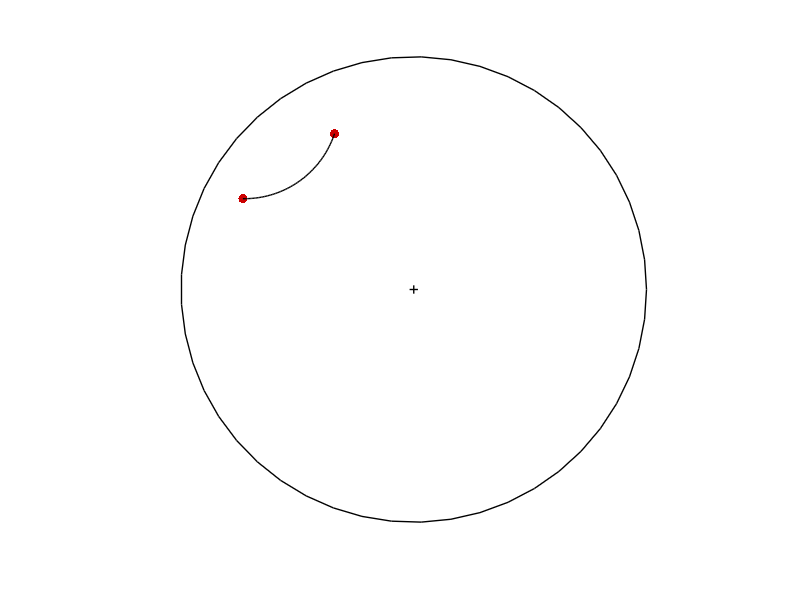
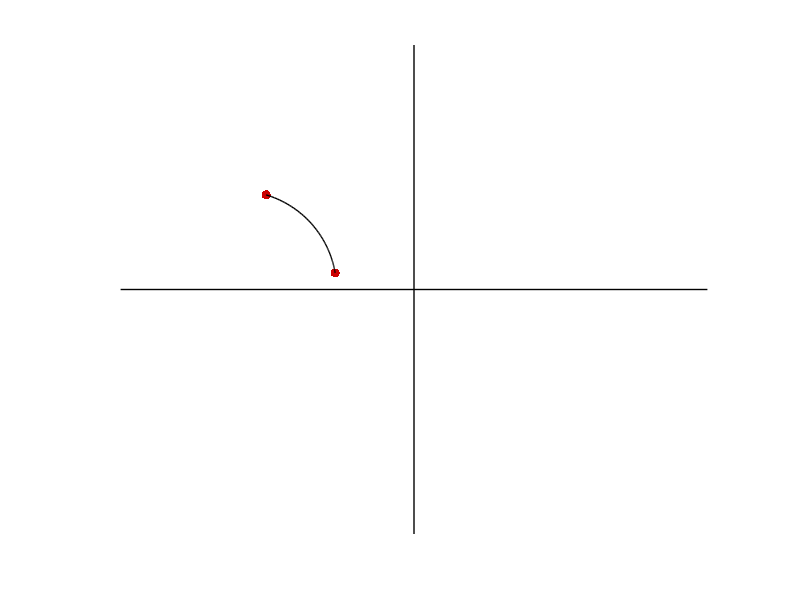

Write MATLAB code to recreate these figures, in order. (Note: this script raises an error after producing the figures.)
function demo_Riemannian_Hd_interp01
% Interpolation on n-hyperboloid manifold
%
% If this code is useful for your research, please cite the related publication:
% @article{Calinon19,
% 	author="Calinon, S. and Jaquier, N.",
% 	title="Gaussians on {R}iemannian Manifolds for Robot Learning and Adaptive Control",
% 	journal="arXiv:1909.05946",
% 	year="2019",
% 	pages="1--10"
% }
% 
% Copyright (c) 2019 Idiap Research Institute, http://idiap.ch/
% Written by Sylvain Calinon, http://calinon.ch/
% 
% This file is part of PbDlib, http://www.idiap.ch/software/pbdlib/
% 
% PbDlib is free software: you can redistribute it and/or modify
% it under the terms of the GNU General Public License version 3 as
% published by the Free Software Foundation.
% 
% PbDlib is distributed in the hope that it will be useful,
% but WITHOUT ANY WARRANTY; without even the implied warranty of
% MERCHANTABILITY or FITNESS FOR A PARTICULAR PURPOSE. See the
% GNU General Public License for more details.
% 
% You should have received a copy of the GNU General Public License
% along with PbDlib. If not, see <http://www.gnu.org/licenses/>.

addpath('./m_fcts/');


%% Parameters
%%%%%%%%%%%%%%%%%%%%%%%%%%%%%%%%%%%%%%%%%%%%%%%%%%%%%%%%%%%%%%%%%%%%%%%%%%%
model.nbVar = 3; %Number of variables (compatible with 2, 3 or 4 for the plots)
model.nbStates = 2; %Number of states (-> interpolation between two points)
nbData = 70; %Number of interpolation steps
% nbIter = 5; %Number of iteration for the Gauss Newton algorithm
nbRepros = 1; %Number of reproductions 

for n=1:nbRepros
% 	r(n).x = [[-2;5;3], [2;2;-2]];
	r(n).x = (rand(model.nbVar,model.nbStates) - 0.5) * 1E1;
	for i=1:model.nbStates
		r(n).x(end,i) = sqrt(r(n).x(1:end-1,i)' * r(n).x(1:end-1,i) + 1);
		%r(n).x(1:end-1,i)' * r(n).x(1:end-1,i) - r(n).x(end,i)^2
	end
end

p = (rand(model.nbVar,1) - 0.5) * 1E1;
p(end) = sqrt(p(1:end-1)' * p(1:end-1) + 1);
v = logmap(p, r(n).x(:,1)); %random vector in the tangent space of r(n).x(:,1) to be transported


%% Geodesic interpolation
%%%%%%%%%%%%%%%%%%%%%%%%%%%%%%%%%%%%%%%%%%%%%%%%%%%%%%%%%%%%%%%%%%%%%%%%%
w = [linspace(1,0,nbData); linspace(0,1,nbData)];
for n=1:nbRepros
	r(n).xi = zeros(model.nbVar,nbData);
	% xtmp = x(:,1);
	for t=1:nbData
	% 	%Interpolation between more than 2 points can be computed in an iterative form
	% 	for n=1:nbIter
	% 		utmp = zeros(model.nbVar,1);
	% 		for i=1:model.nbStates
	% 			utmp = utmp + w(i,t) * logmap(x(:,i), xtmp);
	% 		end
	% 		xtmp = expmap(utmp, xtmp);
	% 	end
	% 	r(n).xi(:,t) = xtmp;

		%Interpolation between two points can be computed in closed form
		r(n).xi(:,t) = expmap(w(2,t)*logmap(r(n).x(:,2), r(n).x(:,1)), r(n).x(:,1));	
		
		%Inner product between vector transported and direction of geodesic
		M = blkdiag(eye(size(r(n).x,1)-1), -1);
		ptv = transp(r(n).x(:,1), r(n).xi(:,t), v);
		dir = logmap(r(n).x(:,2), r(n).xi(:,t));
		if norm(dir) > 1E-5
			th = sqrt(dir' * M * dir);
			dir = dir ./ th; %Normalize (with Minkowski inner product)
			inprod(t) = dir' * M * ptv; %Minkowski inner product
		end		
	end
end
inprod


%% Plots
%%%%%%%%%%%%%%%%%%%%%%%%%%%%%%%%%%%%%%%%%%%%%%%%%%%%%%%%%%%%%%%%%%%%%%%%%%%
if model.nbVar==3
	%Plot as Poincare disk model 
	figure('name','Poincare disk model','position',[10,10,650,650]); hold on; axis off; 
	plot(0,0,'k+','linewidth',1); %,'markersize',20
	t = linspace(0,2*pi,50);
	plot(cos(t), sin(t), '-','linewidth',1,'color',[0 0 0]);	
	for n=1:nbRepros
		%Conversion from hyperboloid model to Poincare disk model
		for i=1:model.nbStates
			r(n).x2(:,i) = r(n).x(1:end-1,i) / (1+r(n).x(end,i));
		end
		for t=1:nbData
			r(n).xi2(:,t) = r(n).xi(1:end-1,t) / (1+r(n).xi(end,t));
		end
		%u = logmap(x(:,2), x(:,1));
		%u2 = u(1:end-1) / (1+u(end));
		%plot2DArrow(x2(:,1), u2*.2, [0,0,0], 1, .05);
		plot(r(n).x2(1,:), r(n).x2(2,:), '.','markersize',20,'color',[.8 0 0]);
		axis equal;
% 		print('-dpng',['graphs/demo_Riemannian_Hd_interp_PoincareDisk' num2str(n) 'a.png']);
		plot(r(n).xi2(1,:), r(n).xi2(2,:), '-','linewidth',1,'color',[0 0 0]);
% 		print('-dpng',['graphs/demo_Riemannian_Hd_interp_PoincareDisk' num2str(n) 'b.png']);
	end
	
% 	%Plot also as 3D hyperboloid
% 	figure('name','3D hyperboloid model','position',[10,750,650,500]); hold on; axis off; rotate3d on;
% 	plot3(0,0,0,'k+');
% 	for n=1:nbRepros
% 		plot3(r(n).x(1,:), r(n).x(2,:), r(n).x(3,:), '.','markersize',20,'color',[.8 0 0]);
% 		plot3(r(n).xi(1,:), r(n).xi(2,:), r(n).xi(3,:), 'k-');
% 	end
% 	view(3); axis equal; axis tight; axis vis3d; 
	
	%Plot also as Poincare half-plane model
	figure('name','Poincare half-plane model','position',[680,750,650,500]); hold on; axis off;
	%plot(0,0,'k+');
	plot([-6,6],[0,0],'-','linewidth',1,'color',[0 0 0]);
	plot([0,0],[-5,5],'-','linewidth',1,'color',[0 0 0]);
	for n=1:nbRepros
		%Conversion from Poincare disk model to Poincare half-plane model (https://en.wikipedia.org/wiki/Poincar%C3%A9_disk_model)
		for i=1:model.nbStates
			r(n).x3(:,i) = [2*r(n).x2(1,i)/(r(n).x2(1,i)^2+(1-r(n).x2(2,i))^2); (1-r(n).x2(1,i)^2-r(n).x2(2,i)^2)/(r(n).x2(1,i)^2+(1-r(n).x2(2,i))^2)]; 
		end
		for t=1:nbData
			r(n).xi3(:,t) = [2*r(n).xi2(1,t)/(r(n).xi2(1,t)^2+(1-r(n).xi2(2,t))^2); (1-r(n).xi2(1,t)^2-r(n).xi2(2,t)^2)/(r(n).xi2(1,t)^2+(1-r(n).xi2(2,t))^2)]; 
		end	
		plot(r(n).x3(1,:), r(n).x3(2,:), '.','markersize',20,'color',[.8 0 0]);
		axis equal;
% 		print('-dpng',['graphs/demo_Riemannian_Hd_interp_PoincareHalfPlane' num2str(n) 'a.png']);
		plot(r(n).xi3(1,:), r(n).xi3(2,:), '-','linewidth',1,'color',[0 0 0]);
% 		print('-dpng',['graphs/demo_Riemannian_Hd_interp_PoincareHalfPlane' num2str(n) 'b.png']);
	end
	
	
	%Plot also as 1D normal distribution interpolations (corresponding to Fisher-Rao metric)
	figure('name','1D normal distribution interpolations (Fisher-Rao metric)','position',[1350,10,800,650]); 
	rg = [-9,6];
	for n=1:min(nbRepros,8)
		subplot(1,1,n); hold on; axis off;
% 		mtmp.Mu = reshape(r(n).xi3(1,:),[1,size(r(n).xi3,2)]);
% 		mtmp.Sigma = reshape(r(n).xi3(2,:),[1,1,size(r(n).xi3,2)]);
% 		plotGMM1D(mtmp,[-5,5,0,1],[.8 0 0],.2);
% 		mtmp.Mu = reshape(r(n).x3(1,:),[1,size(r(n).x3,2)]);
% 		mtmp.Sigma = reshape(r(n).x3(2,:),[1,1,size(r(n).x3,2)]);
% 		plotGMM1D(mtmp,[-5,5,0,1],[0 0 0],.2);

% 		for i=1:size(r(n).x3,2)
% 			mtmp.Mu = r(n).x3(1,i);
% 			mtmp.Sigma = r(n).x3(2,i);
% 			h = plotGMM1D(mtmp,[rg,0,gaussPDF(0,0,mtmp.Sigma)],[.8 0 0],.5);
% 		end
% 		print('-dpng',['graphs/demo_Riemannian_Hd_interp_FisherRao' num2str(n) 'a.png']);
% 		delete(h)
		
		for i=1:5:size(r(n).xi3,2)
			mtmp.Mu = r(n).xi3(1,i);
			mtmp.Sigma = r(n).xi3(2,i);
			plotGMM1D(mtmp,[rg,0,gaussPDF(0,0,mtmp.Sigma)],[0 0 0],.1);
		end
		for i=1:size(r(n).x3,2)
			mtmp.Mu = r(n).x3(1,i);
			mtmp.Sigma = r(n).x3(2,i);
			plotGMM1D(mtmp,[rg,0,gaussPDF(0,0,mtmp.Sigma)],[.8 0 0],.5);
		end
% 		print('-dpng',['graphs/demo_Riemannian_Hd_interp_FisherRao' num2str(n) 'b.png']);
	end
	
elseif model.nbVar==4
	%Plot as Poincare ball model
	figure('name','Poincare ball model','position',[10,10,1300,1300]); hold on; axis off; 
	colormap([.8 .8 .8]);
	[X,Y,Z] = sphere(50);	
	mesh(X,Y,Z,'facealpha',.1);
	for n=1:nbRepros
		%Conversion from hyperboloid model to Poincare ball model
		for i=1:model.nbStates
			x2(:,i) = r(n).x(1:end-1,i) / (1+r(n).x(end,i));
		end
		for t=1:nbData
			xi2(:,t) = r(n).xi(1:end-1,t) / (1+r(n).xi(end,t));
		end
		%u = logmap(x(:,2), x(:,1));
		%u2 = u(1:end-1) / (1+u(end));
		%plot2DArrow(x2(:,1), u2*.2, [0,0,0], 1, .05);

		plot3(x2(1,:), x2(2,:), x2(3,:), '.','markersize',20,'color',[.8 0 0]);
		plot3(xi2(1,:), xi2(2,:), xi2(3,:), '-','linewidth',1,'color',[0 0 0]);
	end 
	view(3); axis equal; axis tight; axis vis3d; rotate3d on; 
% 	print('-dpng','graphs/demo_Riemannian_Hd_interp_PoincareBall01.png');
else
	%Plot as 2D hyperboloid model
	figure('name','2D hyperboloid model','position',[10,10,1300,650]); hold on; axis off; 
	for n=1:nbRepros
		plot(r(n).x(1,:), r(n).x(2,:), '.','markersize',20,'color',[.8 0 0]);
		u = logmap(r(n).x(:,2), r(n).x(:,1));
		plot2DArrow(r(n).x(:,1), u*.2, [0,0,0], 1, .05);
		plot(r(n).xi(1,:),r(n).xi(2,:),'-','linewidth',1,'color',[0 0 0]);
	end
	axis equal; 
end

% print('-dpng','graphs/demo_Riemannian_Hd_interp_hyperboloid2D01.png');
pause;
close all;
end


%% Functions
%%%%%%%%%%%%%%%%%%%%%%%%%%%%%%%%%%%%%%%%%%%%%%%%%%%%%%%%%%%%%%%%%%%%%%%%%%%
function x = expmap(u,x0)
	M = blkdiag(eye(size(x0,1)-1), -1); %Section 4.7.4 p.219 (in pdf, p.227) of Robbin and Salamon (2013), Introduction to differential geometry (https://www.math.wisc.edu/~robbin/Do_Carmo/diffgeo.pdf)
	for t=1:size(u,2)
		th = sqrt(u(:,t)' * M * u(:,t));
		if th<1e-16
			x(:,t) = x0;
		else
			%see p.224 (in pdf, p.232) of Robbin and Salamon (2013), Introduction to differential geometry (https://www.math.wisc.edu/~robbin/Do_Carmo/diffgeo.pdf) (or also https://ronnybergmann.net/mvirt/manifolds/Hn.html)
			x(:,t) = x0 .* cosh(th) + u(:,t) .* sinh(th) ./ th; 
		end
	end
end

function u = logmap(x,x0)
	M = blkdiag(eye(size(x0,1)-1), -1);
	for t=1:size(x,2)

% 		d = acosh(-x0' * M * x(:,t));
% 		if theta<1e-16
% 			u(:,t) = zeros(size(x,1),1);
% 		else
% 			u(:,t) = (x(:,t) - x0 .* cosh(d)) .* d ./ sinh(d);
% 		end

		e = x0' * M * x(:,t);
% 		u(:,t) = acosh(-e) .* (x(:,t) + e .* x0) ./ sqrt(e^2 - 1);
		d = acosh(-e);
		if d<1e-16
			u(:,t) = zeros(size(x,1),1);
		else
			u(:,t) = d .* (x(:,t) + e .* x0) ./ sqrt(e^2 - 1); %sqrt(e^2 - 1) is also equals to sqrt(a' * M * a) with a = (x(:,t) + e .* x0)
		end
		
	end
end

function v = transp(x,y,v)
	M = blkdiag(eye(size(x,1)-1), -1);
	d = acosh(-x' * M * y);
	v = v - (logmap(y,x) + logmap(x,y)) .* (logmap(y,x)' * M * v) ./ d.^2;
end
